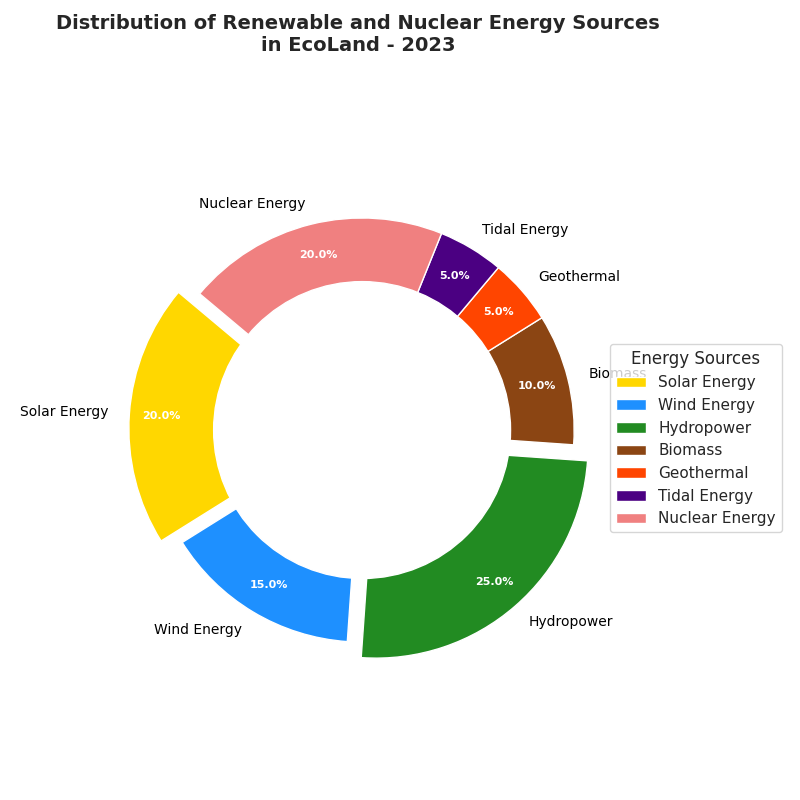

Reproduce this figure in Python.
import matplotlib.pyplot as plt

# Data for the pie chart
labels = ['Solar Energy', 'Wind Energy', 'Hydropower', 'Biomass', 'Geothermal', 'Tidal Energy', 'Nuclear Energy']
sizes = [20, 15, 25, 10, 5, 5, 20]  # Adjusted size for existing and new data
colors = ['#FFD700', '#1E90FF', '#228B22', '#8B4513', '#FF4500', '#4B0082', '#F08080']
explode = (0.1, 0, 0.1, 0, 0, 0, 0)  # Explode the two largest sections

fig, ax = plt.subplots(figsize=(8, 8))
wedges, texts, autotexts = ax.pie(sizes, explode=explode, labels=labels, colors=colors, autopct='%1.1f%%', startangle=140, pctdistance=0.85, textprops=dict(color="w"))

for text in texts:
    text.set_fontsize(10)
    text.set_color('black')
for autotext in autotexts:
    autotext.set_fontsize(8)
    autotext.set_weight('bold')

centre_circle = plt.Circle((0,0), 0.70, fc='white')
fig.gca().add_artist(centre_circle)

ax.axis('equal')  

plt.title("Distribution of Renewable and Nuclear Energy Sources\nin EcoLand - 2023", fontsize=14, weight='bold', y=1.05)

plt.legend(wedges, labels, title="Energy Sources", loc="center left", bbox_to_anchor=(1, 0, 0.5, 1))

plt.tight_layout()

plt.show()
